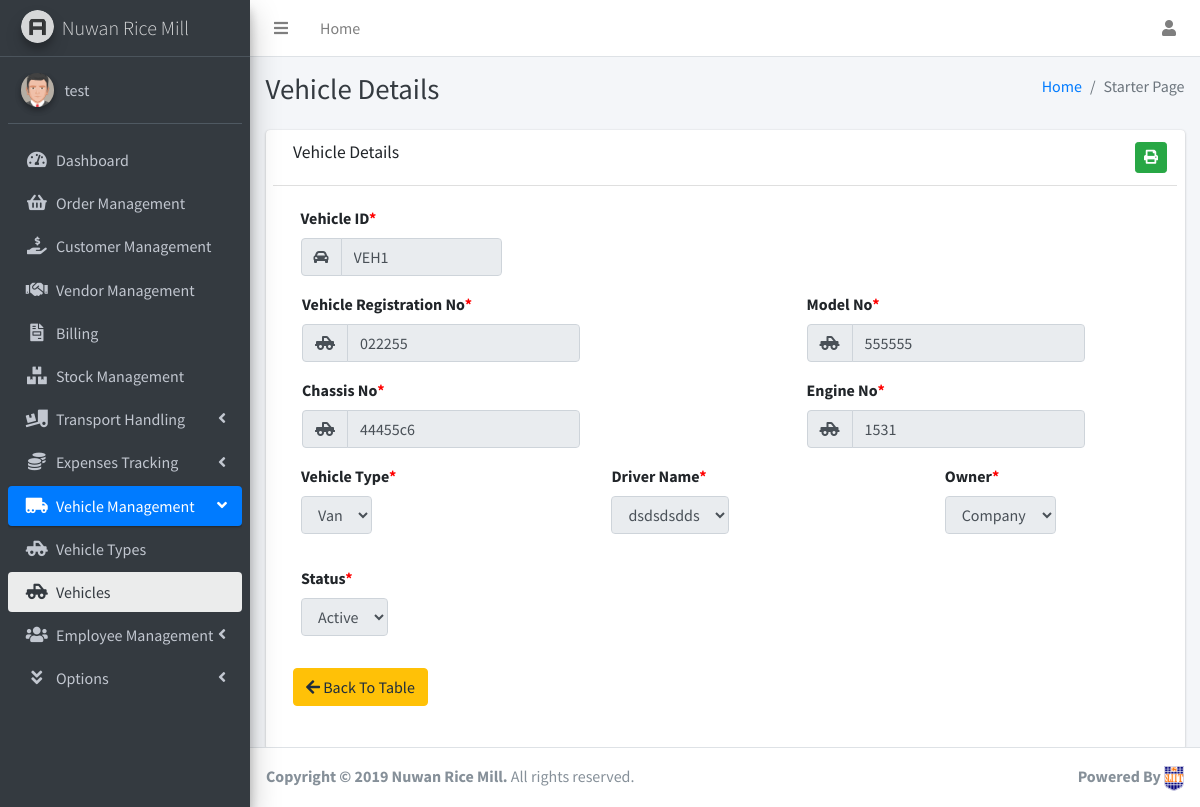
Screenshot of /Vehicle/ViewVehicleDetails.php?vid=5 (signed in) with the database file from the repository.
### tables this page shows
CREATE TABLE `employee` (
  `id` int(11) NOT NULL,
  `empid` varchar(50) NOT NULL,
  `fullname` varchar(200) NOT NULL,
  `name` varchar(100) NOT NULL,
  `dob` varchar(50) NOT NULL,
  `gender` varchar(10) NOT NULL,
  `nicnum` varchar(12) NOT NULL,
  `mnumber` varchar(10) NOT NULL,
  `empaddress` varchar(250) NOT NULL,
  `jondate` varchar(50) NOT NULL,
  `emptype` varchar(15) NOT NULL,
  `designation` varchar(25) NOT NULL,
  `DrivingLicenNum` varchar(50) NOT NULL,
  `Imglocation` varchar(200) NOT NULL,
  `Imgstatus` varchar(2) NOT NULL
);

CREATE TABLE `vehicle` (
  `VehicleID` int(11) NOT NULL,
  `VehID` varchar(50) NOT NULL,
  `VRegistrationNo` varchar(60) NOT NULL,
  `ModelNo` varchar(150) NOT NULL,
  `ChassisNo` varchar(150) NOT NULL,
  `EngineNo` varchar(150) NOT NULL,
  `V_typeId` int(11) NOT NULL,
  `id` int(11) NOT NULL,
  `VOwner` varchar(20) NOT NULL,
  `Status` varchar(20) NOT NULL
);

CREATE TABLE `vehicletype` (
  `V_typeId` int(11) NOT NULL,
  `vehicleTId` varchar(50) NOT NULL,
  `V_typeName` varchar(50) NOT NULL
);

### Vehicle/ViewVehicleDetails.php (the view, shortened to what the rows shown need)
<?php
include '../inc/dbconnect.php';
if (isset($_GET['vid'])) {
    $VID = mysqli_real_escape_string($con, $_GET['vid']);
    $query = "SELECT v.VRegistrationNo,v.VehID,v.ModelNo,v.EngineNo,v.ChassisNo,v.Status,v.VOwner,vt.V_typeName,e.name,v.V_typeId,v.id FROM employee e, vehicletype vt,vehicle v WHERE e.id = v.id AND vt.V_typeId = v.V_typeId AND VehicleID='" . $VID . "'";
    $result = mysqli_query($con, $query);
    $row = mysqli_fetch_assoc($result);
    $vehiclid = $row['VehID'];
    $RegisterNo = $row['VRegistrationNo'];
    $ChassyNo = $row['ChassisNo'];
    $ModelNo = $row['ModelNo'];
    $EngineNo = $row['EngineNo'];
    $VehicleType = $row['V_typeName'];
    $VehicleID = $row['V_typeId'];
    $DriverName = $row['name'];
    $DriverID = $row['id'];
    $Owner = $row['VOwner'];
    $status = $row['Status'];
}
?>
<!DOCTYPE html>
<html lang="en">
<head>
    <link rel="stylesheet" href="../dist/css/customCSS.css">
    <link rel="stylesheet" href="../plugins/overlayScrollbars/css/OverlayScrollbars.min.css">
    <link rel="stylesheet" href="../plugins/fontawesome-free/css/all.min.css">
    <link rel="stylesheet" href="../dist/css/adminlte.min.css">
    <link rel="stylesheet" href="../plugins/datatables-bs4/css/dataTables.bootstrap4.css">
    <link rel="stylesheet" href="../form-validator/theme-default.min.css">
    <link rel="stylesheet" href="../sweetalert/sweetalert2.min.css">
    <link rel="stylesheet" href="../date-picker/bootstrap-datepicker.css">
</head>
<body class="hold-transition sidebar-mini layout-fixed layout-navbar-fixed layout-footer-fixed">
    <div class="wrapper">
        <div class="content-wrapper">
            <div class="content-header">
                <div class="container-fluid">
                    <div class="row mb-2">
                        <div class="col-sm-6">
                            <h1 class="m-0 text-dark">Vehicle Details</h1>
                        </div>
                    </div>
                </div>
            </div>
            <div class="content">
                <div class="container-fluid">
                    <div class="card mb-5 col-12">
                        <div class="card-body">
                            <form action="../inc/updatevehicle.php" method="POST" enctype="multipart/form-data">
                                <div class="form-group col-md-3">
                                    <div class="input-group">
                                        <div class="input-group-prepend">
                                            <span class="input-group-text"><i class="fas fa-car-alt"></i></span>
                                        </div>
                                        <input type="text" class="form-control" name="vehiID" value="<?php echo $vehiclid ?>" readonly>
                                    </div>
                                </div>
                                <div class="form-row ml-1">
                                    <div class="form-group col-md-4">
                                        <div class="input-group">
                                            <div class="input-group-prepend">
                                                <span class="input-group-text"><i class="fas fa-truck-pickup"></i></span>
                                            </div>
                                            <?php
                                            echo '<input type="text" name="registerno" id="registerno" class="form-control" data-validation="required" data-validation-error-msg="Please Fill Vehicle Registration Number" value="' . $RegisterNo . '" disabled>';
                                            ?>
                                        </div>
                                    </div>
                                    <div class="form-group col-md-4">
                                        <div class="input-group">
                                            <div class="input-group-prepend">
                                                <span class="input-group-text"><i class="fas fa-truck-pickup"></i></span>
                                            </div>
                                            <?php
                                            echo '<input type="text" name="modelno" id="modelno" class="form-control" data-validation="required" data-validation-error-msg="Please Fill Vehicle Model Number" value="' . $ModelNo . '" disabled>';
                                            ?>
                                        </div>
                                    </div>
                                </div>
                                <div class="form-row ml-1">
                                    <div class="form-group col-md-4">
                                        <div class="input-group">
                                            <div class="input-group-prepend">
                                                <span class="input-group-text"><i class="fas fa-truck-pickup"></i></span>
                                            </div>
                                            <?php
                                            echo '<input type="text" name="chasisno" id="chasisno" class="form-control" data-validation="required" data-validation-error-msg="Please Fill Vehicle Chassis Number" value="' . $ChassyNo . '" disabled>';
                                            ?>
                                        </div>
                                    </div>
                                    <div class="form-group col-md-4">
                                        <div class="input-group">
                                            <div class="input-group-prepend">
                                                <span class="input-group-text"><i class="fas fa-truck-pickup"></i></span>
                                            </div>
                                            <?php
                                            echo '<input type="text" name="engineno" class="form-control" data-validation="required" data-validation-error-msg="Please Fill Vehicle Engine Number" value="' . $EngineNo . '" disabled>';
                                            ?>
                                        </div>
                                    </div>
                                </div>
                                <div class="form-row ml-2">
                                    <div class="form-group ">
                                        <div class="input-group">
                                            <div class="form-group">
                                                <select class="form-control" name="vehicletype" disabled>
                                                    <option value="<?php echo $VehicleID ?>"><?php echo $VehicleType ?></option>
                                                </select>
                                            </div>
                                        </div>
                                    </div>
                                    <div class="form-group">
                                        <div class="input-group">
                                            <div class="form-group">
                                                <select class="form-control" name="DriverName" disabled>
                                                    <option value="<?php echo $DriverID ?>"><?php echo $DriverName ?></option>
                                                </select>
                                            </div>
                                        </div>
                                    </div>
                                    <div class="form-group ">
                                        <div class="input-group">
                                            <div class="form-group">
                                                <select class="form-control" name="vehicleowner" disabled>
                                                    <?php
                                                    echo '
                                                                            <option value="' . $Owner . '">' . $Owner . '</option>'
                                                    ?>
                                                </select>
                                            </div>
                                        </div>
                                    </div>
                                </div>
                                <div class="form-group ml-2">
                                    <div class="input-group">
                                        <div class="form-group">
                                            <select class="form-control" name="vehiclestatus" disabled>
                                                <?php
                                                echo '
                                                                        <option value="' . $status . '">' . $status . '</option>';
                                                ?>
                                            </select>
                                        </div>
                                    </div>
                                </div>
                            </form>
                        </div>
                        <br>
                    </div>
                </div>
            </div>
        </div>
</body>
</html>

### rows the page displays
employee: vehiID "VEH1", registerno "022255", modelno "555555", chasisno "44455c6", engineno "1531", vehicletype "Van", DriverName "dsdsdsdds", vehicleowner "Company", vehiclestatus "Active"

### other values shown
$_SESSION['username'] "test"
